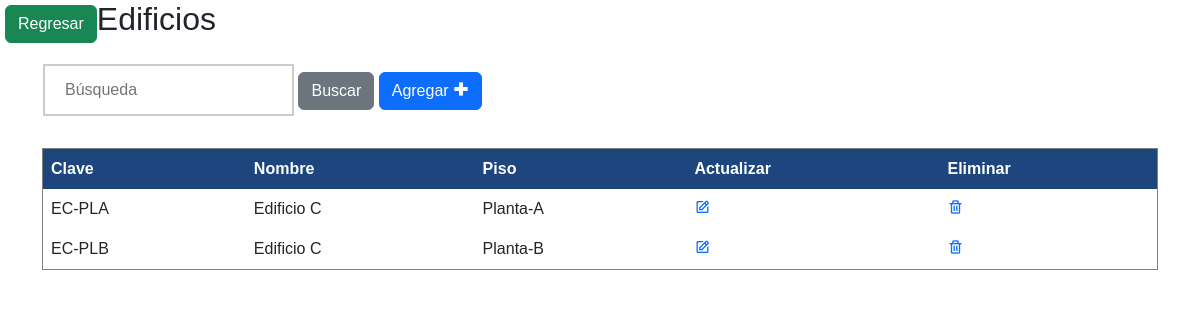
The app's page /tablaEdificios.php with its own data.
### tables this page shows
CREATE TABLE IF NOT EXISTS `edificios` (
  `clave` varchar(10) NOT NULL,
  `nombre` text NOT NULL,
  `piso` varchar(10) NOT NULL,
  PRIMARY KEY (`clave`)
);

### config.php (called while the page is built, shortened)
<?php
$basededatos = "baseaulas";
?>

### tablaEdificios.php (the view, shortened to what this page needs)
<?php
	if(isset($_POST['search']))
	{
		$valueToSearh = $_POST['valueToSearh'];
		$query = "SELECT * FROM edificios WHERE clave LIKE '%".$valueToSearh."%' OR nombre LIKE '%".$valueToSearh."%'";
		$result = filterRecord($query);
	}
	else
	{
		$query = "SELECT *FROM edificios";
		$result = filterRecord($query);
	}
	function filterRecord($query)
	{
		include("config.php");
		$filter_result = mysqli_query($mysqli, $query);
		return $filter_result;
	}
?>
<!DOCTYPE html>
<html lang="en">
<head>
    <link href='https://unpkg.com/boxicons@2.1.4/css/boxicons.min.css' rel='stylesheet'>
    <link href="https://cdn.jsdelivr.net/npm/bootstrap@5.2.3/dist/css/bootstrap.min.css" rel="stylesheet">
    <link href="../estilos/edificiosEstilos.css" rel="stylesheet">
</head>
<body>
    <div class="regresa">
        <a href="../administrador.php" class="btn btn-success">Regresar</a>
    </div>
    <div class="container">
    <h2>Edificios</h2>
        <form action="" method="POST">
            <input type="search" name="valueToSearh" placeholder="Búsqueda">
            <button type="submit" class="btn btn-secondary" name="search">Buscar</button>
            <a href="../edificios/add.php" class="btn btn-primary" role="button">Agregar <i class='bx bx-plus-medical'></i></a>
        </form>
        <br/>
        <?php
        echo "<table border='1'>
        <tr>
        <th>Clave</th>
        <th>Nombre</th>
        <th>Piso</th>
        <th>Actualizar</th>
        <th>Eliminar</th>
        </tr>";
        while ($row = mysqli_fetch_array($result)) {
            echo "<tr>";
            echo "<td>" . $row['clave'] . "</td>";
            echo "<td>" . $row['nombre'] . "</td>";
            echo "<td>" . $row['piso'] . "</td>";
            echo "<td><a href='update.php?id=" . $row['clave'] ."'> <i class='bx bx-edit'> </i></a></td>";
            echo "<td><a href='delete.php?id=" . $row['clave']."'> <i class='bx bx-trash'> </i> </a></td>";
            echo "</tr>";
        }
        echo "</table>";
        ?>
</body>
</html>

### edificiosEstilos.css (style rules this page uses)
body { font-family: Verdana,sans-serif; margin:0 }
form { border: none; padding-top: 10px; padding-left: 1px; padding-right: 1px; }
input[type=search] { width: auto; padding: 12px 20px; margin: 8px 0; display: inline-block; border: 2px solid #ccc; box-sizing: border-box; }
button { background-color: #1C467D; color: white; padding: 14px 20px; margin: 8px 0; border: none; cursor: pointer; width: auto; }
table { border-collapse: collapse; width: 100%; }
th, td { text-align: left; padding: 8px; }
th { background-color: #1C467D; color: white; }

### tablaEdificios.php (style rules this page uses)
.regresa { float: left; margin-top: 5px; margin-left: 5px; }

### records on screen
edificios: clave "EC-PLA", nombre "Edificio C", piso "Planta-A"
edificios: clave "EC-PLB", nombre "Edificio C", piso "Planta-B"
